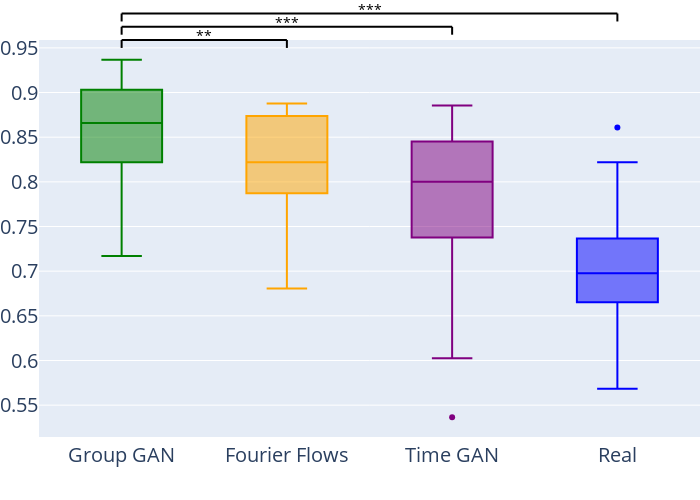

Notebook code for this chart:
### Code cell
fig = px.box(all_dfs,
             x='index', 
             y='value', 
             color='index', 
             labels={'index': 'Model', 'value': 'Accuracy'}, 
             color_discrete_sequence=['green', 'orange', 'purple', 'blue'],
             category_orders={"index": ["Group GAN", "Fourier Flows", "Time GAN", "Real"]})
# make yticks more accurate
fig.update_yaxes(tickprefix="",
                    tick0=0,
                    dtick=0.05)
fig.update_layout(showlegend=False, margin=dict(l=0, r=0, b=0, t=0), font=dict(size=20), width=700, height=500)
# remove the x-axis title
fig.update_xaxes(title_text="",
                    showline=True,
                    showgrid=False,
                    zeroline=True)
# Group 2
data_1 = all_dfs[(all_dfs['index']=='Group GAN')]['value']
data_2 = all_dfs[(all_dfs['index']=='Fourier Flows')]['value']

fig = add_anootation(fig, 0, 1, 0, symbol_generator(data_1, data_2))

data_2 = all_dfs[(all_dfs['index']=='Time GAN')]['value']
fig = add_anootation(fig, 0, 2, 1, symbol_generator(data_1, data_2))

data_3 = all_dfs[(all_dfs['index']=='Real')]['value']
fig = add_anootation(fig, 0, 3, 2, symbol_generator(data_1, data_3))


fig.update_layout(yaxis_title=None, margin=dict(l=0, r=0, b=0, t=40), font=dict(size=20))
fig.show()

### Figure 1 — Plotly figure (JSON) as saved in the notebook; plotly's stock layout.template omitted (floating-point values rounded to 4 significant figures)
{"data": [{"alignmentgroup": "True", "hovertemplate": "Model=%{x}<br>Accuracy=%{y}<extra></extra>", "legendgroup": "Group GAN", "marker": {"color": "green"}, "name": "Group GAN", "notched": false, "offsetgroup": "Group GAN", "orientation": "v", "showlegend": true, "type": "box", "x": ["Group GAN", "Group GAN", "Group GAN", "Group GAN", "Group GAN", "Group GAN", "Group GAN", "Group GAN", "Group GAN", "Group GAN", "Group GAN", "Group GAN", "Group GAN", "Group GAN", "Group GAN", "Group GAN", "Group GAN", "Group GAN", "Group GAN", "Group GAN", "Group GAN", "Group GAN", "Group GAN", "Group GAN", "Group GAN", "Group GAN", "Group GAN", "Group GAN", "Group GAN", "Group GAN", "Group GAN", "Group GAN", "Group GAN", "Group GAN", "Group GAN", "Group GAN", "Group GAN", "Group GAN", "Group GAN", "Group GAN", "Group GAN", "Group GAN", "Group GAN", "Group GAN", "Group GAN", "Group GAN", "Group GAN", "Group GAN", "Group GAN", "Group GAN", "Group GAN", "Group GAN", "Group GAN", "Group GAN", "Group GAN", "Group GAN", "Group GAN", "Group GAN", "Group GAN", "Group GAN", "Group GAN", "Group GAN", "Group GAN", "Group GAN", "Group GAN"], "x0": " ", "xaxis": "x", "y": [0.861, 0.7683, 0.8829, 0.9268, 0.9317, 0.8073, 0.9098, 0.822, 0.9, 0.8976, 0.7854, 0.9244, 0.8, 0.9171, 0.8585, 0.8415, 0.9171, 0.8951, 0.9049, 0.878, 0.778, 0.8415, 0.8585, 0.8634, 0.8659, 0.8415, 0.8341, 0.8073, 0.8488, 0.8902, 0.9098, 0.9268, 0.878, 0.9122, 0.8049, 0.8927, 0.7585, 0.8585, 0.9146, 0.8659, 0.7171, 0.8366, 0.8561, 0.9122, 0.8, 0.8707, 0.922, 0.9, 0.9049, 0.9024, 0.8659, 0.822, 0.8024, 0.8927, 0.8195, 0.9024, 0.7805, 0.9098, 0.7634, 0.8488, 0.9366, 0.8927, 0.8098, 0.8317, 0.8683], "y0": " ", "yaxis": "y"}, {"alignmentgroup": "True", "hovertemplate": "Model=%{x}<br>Accuracy=%{y}<extra></extra>", "legendgroup": "Fourier Flows", "marker": {"color": "orange"}, "name": "Fourier Flows", "notched": false, "offsetgroup": "Fourier Flows", "orientation": "v", "showlegend": true, "type": "box", "x": ["Fourier Flows", "Fourier Flows", "Fourier Flows", "Fourier Flows", "Fourier Flows", "Fourier Flows", "Fourier Flows", "Fourier Flows", "Fourier Flows", "Fourier Flows", "Fourier Flows", "Fourier Flows", "Fourier Flows", "Fourier Flows", "Fourier Flows", "Fourier Flows", "Fourier Flows", "Fourier Flows", "Fourier Flows", "Fourier Flows", "Fourier Flows", "Fourier Flows", "Fourier Flows", "Fourier Flows", "Fourier Flows", "Fourier Flows", "Fourier Flows", "Fourier Flows", "Fourier Flows"], "x0": " ", "xaxis": "x", "y": [0.8878, 0.8024, 0.7854, 0.8805, 0.7951, 0.8098, 0.8659, 0.7195, 0.7878, 0.778, 0.8024, 0.7878, 0.7488, 0.8049, 0.6805, 0.8659, 0.761, 0.8756, 0.8488, 0.878, 0.7659, 0.8732, 0.8268, 0.878, 0.822, 0.878, 0.8878, 0.8341, 0.8585], "y0": " ", "yaxis": "y"}, {"alignmentgroup": "True", "hovertemplate": "Model=%{x}<br>Accuracy=%{y}<extra></extra>", "legendgroup": "Time GAN", "marker": {"color": "purple"}, "name": "Time GAN", "notched": false, "offsetgroup": "Time GAN", "orientation": "v", "showlegend": true, "type": "box", "x": ["Time GAN", "Time GAN", "Time GAN", "Time GAN", "Time GAN", "Time GAN", "Time GAN", "Time GAN", "Time GAN", "Time GAN", "Time GAN", "Time GAN", "Time GAN", "Time GAN", "Time GAN", "Time GAN", "Time GAN", "Time GAN", "Time GAN", "Time GAN", "Time GAN", "Time GAN", "Time GAN", "Time GAN", "Time GAN", "Time GAN", "Time GAN", "Time GAN", "Time GAN", "Time GAN", "Time GAN", "Time GAN", "Time GAN", "Time GAN", "Time GAN", "Time GAN", "Time GAN", "Time GAN", "Time GAN", "Time GAN", "Time GAN", "Time GAN", "Time GAN", "Time GAN", "Time GAN", "Time GAN", "Time GAN", "Time GAN", "Time GAN", "Time GAN", "Time GAN", "Time GAN", "Time GAN", "Time GAN", "Time GAN", "Time GAN", "Time GAN", "Time GAN", "Time GAN", "Time GAN", "Time GAN", "Time GAN", "Time GAN", "Time GAN", "Time GAN"], "x0": " ", "xaxis": "x", "y": [0.8, 0.6268, 0.7415, 0.8488, 0.8439, 0.7293, 0.8854, 0.8073, 0.8195, 0.8756, 0.7122, 0.8634, 0.8268, 0.7951, 0.739, 0.8634, 0.6902, 0.8293, 0.8537, 0.5366, 0.7927, 0.8659, 0.7683, 0.7829, 0.861, 0.8122, 0.8366, 0.7341, 0.8537, 0.6732, 0.8561, 0.8268, 0.8195, 0.7878, 0.778, 0.8146, 0.7976, 0.8488, 0.8585, 0.7951, 0.7122, 0.7561, 0.7927, 0.8707, 0.6756, 0.7732, 0.7488, 0.6098, 0.8195, 0.6976, 0.8171, 0.6024, 0.8293, 0.6317, 0.7683, 0.8634, 0.8195, 0.8293, 0.7171, 0.778, 0.8829, 0.6854, 0.6976, 0.8195, 0.8659], "y0": " ", "yaxis": "y"}, {"alignmentgroup": "True", "hovertemplate": "Model=%{x}<br>Accuracy=%{y}<extra></extra>", "legendgroup": "Real", "marker": {"color": "blue"}, "name": "Real", "notched": false, "offsetgroup": "Real", "orientation": "v", "showlegend": true, "type": "box", "x": ["Real", "Real", "Real", "Real", "Real", "Real", "Real", "Real", "Real", "Real", "Real", "Real", "Real", "Real", "Real", "Real", "Real", "Real", "Real", "Real", "Real", "Real", "Real", "Real", "Real", "Real", "Real", "Real", "Real", "Real", "Real", "Real", "Real", "Real", "Real", "Real", "Real", "Real", "Real", "Real", "Real", "Real", "Real", "Real", "Real", "Real", "Real", "Real", "Real", "Real", "Real", "Real", "Real", "Real", "Real", "Real", "Real", "Real", "Real", "Real", "Real", "Real", "Real", "Real", "Real"], "x0": " ", "xaxis": "x", "y": [0.7561, 0.861, 0.7195, 0.6366, 0.6366, 0.6439, 0.6902, 0.6976, 0.7854, 0.7537, 0.7171, 0.822, 0.6659, 0.622, 0.722, 0.7512, 0.7341, 0.6293, 0.6366, 0.678, 0.7707, 0.6756, 0.5683, 0.7439, 0.6927, 0.7317, 0.639, 0.739, 0.5805, 0.8024, 0.7659, 0.7049, 0.7366, 0.6293, 0.6878, 0.6878, 0.7024, 0.7195, 0.722, 0.6463, 0.7244, 0.5756, 0.678, 0.6805, 0.7293, 0.578, 0.6878, 0.6659, 0.7463, 0.6098, 0.7122, 0.6146, 0.7171, 0.7366, 0.6659, 0.7195, 0.6829, 0.6756, 0.6634, 0.8171, 0.6805, 0.6683, 0.7878, 0.7976, 0.7098], "y0": " ", "yaxis": "y"}], "layout": {"annotations": [{"font": {"color": "black", "size": 14}, "showarrow": false, "text": "**", "textangle": 0, "x": 0.5, "xref": "x", "y": 1.04, "yref": "y domain"}, {"font": {"color": "black", "size": 14}, "showarrow": false, "text": "***", "textangle": 0, "x": 1, "xref": "x", "y": 1.073, "yref": "y domain"}, {"font": {"color": "black", "size": 14}, "showarrow": false, "text": "***", "textangle": 0, "x": 1.5, "xref": "x", "y": 1.107, "yref": "y domain"}], "boxmode": "overlay", "font": {"size": 20}, "height": 500, "legend": {"title": {"text": "Model"}, "tracegroupgap": 0}, "margin": {"b": 0, "l": 0, "r": 0, "t": 40}, "shapes": [{"line": {"color": "black", "width": 2}, "type": "line", "x0": 0, "x1": 0, "xref": "x", "y0": 1, "y1": 0.98, "yref": "y domain"}, {"line": {"color": "black", "width": 2}, "type": "line", "x0": 0, "x1": 1, "xref": "x", "y0": 1, "y1": 1, "yref": "y domain"}, {"line": {"color": "black", "width": 2}, "type": "line", "x0": 1, "x1": 1, "xref": "x", "y0": 1, "y1": 0.98, "yref": "y domain"}, {"line": {"color": "black", "width": 2}, "type": "line", "x0": 0, "x1": 0, "xref": "x", "y0": 1.033, "y1": 1.013, "yref": "y domain"}, {"line": {"color": "black", "width": 2}, "type": "line", "x0": 0, "x1": 2, "xref": "x", "y0": 1.033, "y1": 1.033, "yref": "y domain"}, {"line": {"color": "black", "width": 2}, "type": "line", "x0": 2, "x1": 2, "xref": "x", "y0": 1.033, "y1": 1.013, "yref": "y domain"}, {"line": {"color": "black", "width": 2}, "type": "line", "x0": 0, "x1": 0, "xref": "x", "y0": 1.067, "y1": 1.047, "yref": "y domain"}, {"line": {"color": "black", "width": 2}, "type": "line", "x0": 0, "x1": 3, "xref": "x", "y0": 1.067, "y1": 1.067, "yref": "y domain"}, {"line": {"color": "black", "width": 2}, "type": "line", "x0": 3, "x1": 3, "xref": "x", "y0": 1.067, "y1": 1.047, "yref": "y domain"}], "showlegend": false, "width": 700, "xaxis": {"anchor": "y", "categoryarray": ["Group GAN", "Fourier Flows", "Time GAN", "Real"], "categoryorder": "array", "domain": [0, 1], "showgrid": false, "showline": true, "title": {"text": ""}, "zeroline": true}, "yaxis": {"anchor": "x", "domain": [0, 1], "dtick": 0.05, "tick0": 0, "tickprefix": "", "title": {}}}}
